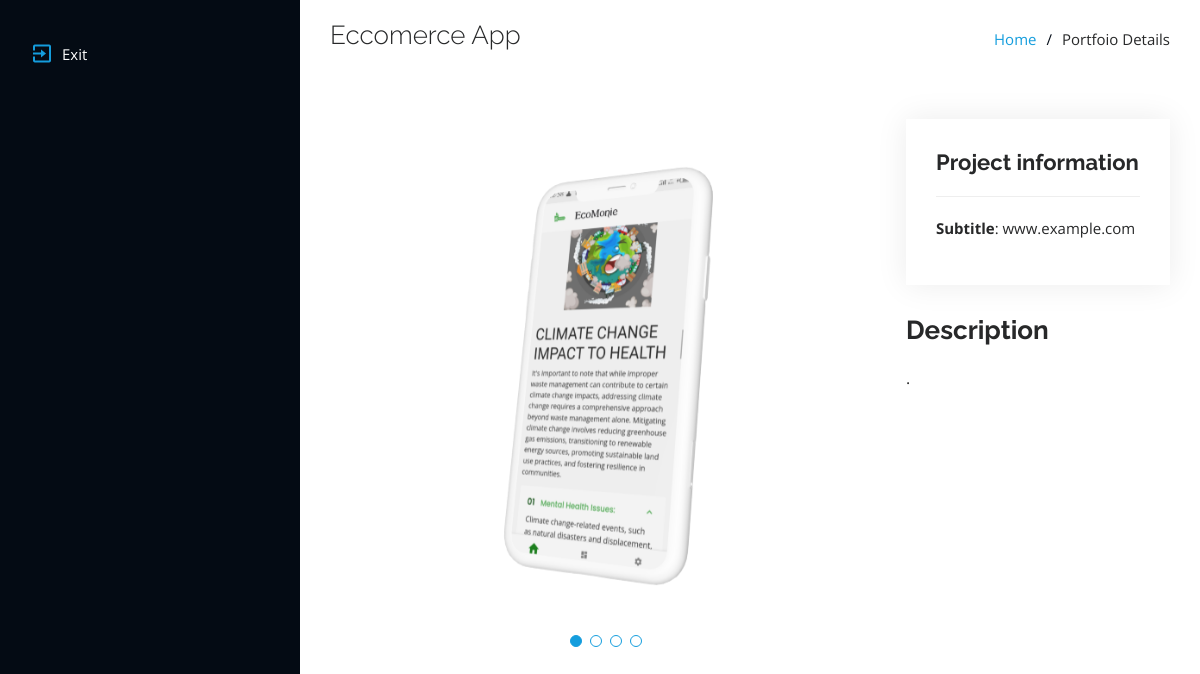
Page /portfolio/detail/3 on the committed database.
### MainApp/models.py (models this page shows, shortened)
class PortfolioDetail(models.Model):
    category = models.ForeignKey("PortfolioCategory", on_delete = models.CASCADE)
    title = models.CharField(max_length=255)
    fields = models.ManyToManyField("PortfolioDetailList")
    images = models.ManyToManyField("PortfolioGallery")
    description = models.TextField()
    created_at = models.DateTimeField(default=timezone.now, editable=False)
    updated_at = models.DateTimeField(default=timezone.now)
    class Meta:
        ordering = ["-updated_at", "-created_at"]

class PortfolioGallery(models.Model):
    image = models.ImageField(upload_to="thumbnail/img/portfolios/portfolio/")
    created_at = models.DateTimeField(default=timezone.now, editable=False)
    updated_at = models.DateTimeField(default=timezone.now)
    class Meta:
        ordering = ["-updated_at", "-created_at"]

class PortfolioDetailList(models.Model):
    title = models.CharField(max_length=255)
    subtitle = models.CharField(max_length=255)
    created_at = models.DateTimeField(default=timezone.now, editable=False)
    updated_at = models.DateTimeField(default=timezone.now)
    class Meta:
        ordering = ["-updated_at", "-created_at"]

### MainApp/views.py (the view)
# urls.py: path('detail/<int:pk>', detail, name="detail"),
def detail(request, pk):
    my_portfolio_detail = PortfolioDetail.objects.get(id=pk)
    context = {'detail': my_portfolio_detail}
    return render(request, "ProjectsApi/portfolio-details.html", context)

### MainApp/templates/ProjectsApi/portfolio-details.html (shortened to what this page needs)
{% extends "ProjectsApi/base.html" %}
{% block body %}
{% load static %}
  <header id="header">
    <div class="d-flex flex-column">
      <nav id="navbar" class="nav-menu navbar">
        <ul>
          <li><a href="javascript:history.back()" class="nav-link scrollto active"><i class="bx bx-exit"></i> <span>Exit</span></a></li>
        </ul>
      </nav>
    </div>
  </header>
  <main id="main">
    <section id="breadcrumbs" class="breadcrumbs">
      <div class="container">
        <div class="d-flex justify-content-between align-items-center">
          <h2>{{ detail.title }}</h2>
          <ol>
            <li><a href="javascript:history.back()">Home</a></li>
            <li>Portfoio Details</li>
          </ol>
        </div>
      </div>
    </section>
    <section id="portfolio-details" class="portfolio-details">
      <div class="container">
        <div class="row gy-4">
          <div class="col-lg-8">
            <div class="portfolio-details-slider swiper">
              <div class="swiper-wrapper align-items-center">
                {% for image in detail.images.all %}
                <div class="swiper-slide">
                  <img src="{{ image.image.url }}" alt="">
                </div>
                {% endfor %}
              </div>
              <div class="swiper-pagination"></div>
            </div>
          </div>
          <div class="col-lg-4">
            <div class="portfolio-info">
              <h3>Project information</h3>
              <ul>
                {% for field in detail.fields.all %}
                  {% if field.subtitle %}
                    {% if field.subtitle|urlize == field.subtitle %}
                      <li><strong>Project URL</strong>: <a href="{{ field.subtitle }}" target="_blank">{{ field.subtitle }}</a></li>
                    {% else %}
                      <li><strong>Subtitle</strong>: {{ field.subtitle }}</li>
                    {% endif %}
                  {% endif %}
                {% endfor %}
              </ul>
            </div>
            <div class="portfolio-description">
              <h2>Description</h2>
              <p>
                {{ detail.description }}
              </p>
            </div>
          </div>
        </div>
      </div>
    </section>
  </main>
  {% endblock body %}

### MainApp/static/ProjectsApi/assets/css/style.css (style rules this page uses)
:root { --color: #272829; --secondary-color: #926161; --font-family: "Open Sans", sans-serif; --headings-font-family: "Raleway", sans-serif; --headings2-font-family: "Poppins", sans-serif; --link-color: #149ddd; --link-hover-color: #37b3ed; --link-active-color: #2eafec; --link-focus-color: #a8a9b4; --link-focus2-color: #6f7180; --link-focus3-color: #343a40; --background: #fff; --header-background: #040b14; --border-color: #2c2f3f; --link-background: #212431; --hero-background: rgba(5, 13, 24, 0.3); --section-background: #f5f8fd; --section-title-color: #173b6c; --section-title-after-color: #149ddd; --section-title-before-color: #122f57; --title-color: #050d18; --title-hover-color: #1f5297; --background2-color: #dce8f8; --h5-color: #e4edf9; --wrap-color-before: rgba(255, 255, 255, 0.5); --shadow-color: rgba(0, 0, 0, 0.1); --scrim-color: #111; --h4-color: #999; --background3-color: #c3e8fa; --error-color: red; --error-background-color: #ed3c0d; --success-color: #18d26e; }
body { font-family: var(--font-family); color: var(--color); }
a { color: var(--link-color); text-decoration: none; }
h1, h2, h3, h4, h5, h6 { font-family: var(--headings-font-family); }
#header { position: fixed; top: 0; left: 0; bottom: 0; width: 300px; transition: all ease-in-out 0.5s; z-index: 9997; transition: all 0.5s; padding: 0 15px; background: var(--header-background); overflow-y: auto; }
#main { margin-left: 300px; }
.container, .container-fluid { padding-left: 30px; padding-right: 30px; }
.nav-menu { padding: 30px 0 0 0; }
.nav-menu * { margin: 0; padding: 0; list-style: none; }
.nav-menu>ul>li { position: relative; white-space: nowrap; }
.nav-menu a, .nav-menu a:focus { display: flex; align-items: center; color: var(--link-focus-color); padding: 12px 15px; margin-bottom: 8px; transition: 0.3s; font-size: 15px; }
.nav-menu a i, .nav-menu a:focus i { font-size: 24px; padding-right: 8px; color: var(--link-focus2-color); }
.nav-menu a:hover, .nav-menu .active, .nav-menu .active:focus, .nav-menu li:hover>a { text-decoration: none; color: var(--background); }
.nav-menu a:hover i, .nav-menu .active i, .nav-menu .active:focus i, .nav-menu li:hover>a i { color: var(--section-title-after-color); }
section { padding: 60px 0; overflow: hidden; }
.portfolio-details { padding-top: 40px; }
.portfolio-details .portfolio-details-slider img { width: 100%; }
.portfolio-details .portfolio-details-slider .swiper-pagination { margin-top: 20px; position: relative; }
.portfolio-details .portfolio-info { padding: 30px; box-shadow: 0px 0 30px rgba(5, 13, 24, 0.08); }
.portfolio-details .portfolio-info h3 { font-size: 22px; font-weight: 700; margin-bottom: 20px; padding-bottom: 20px; border-bottom: 1px solid #eee; }
.portfolio-details .portfolio-info ul { list-style: none; padding: 0; font-size: 15px; }
.portfolio-details .portfolio-description { padding-top: 30px; }
.portfolio-details .portfolio-description h2 { font-size: 26px; font-weight: 700; margin-bottom: 20px; }
.portfolio-details .portfolio-description p { padding: 0; }
.breadcrumbs { padding: 20px 0; background: var(--background); }
.breadcrumbs h2 { font-size: 26px; font-weight: 300; }
.breadcrumbs ol { display: flex; flex-wrap: wrap; list-style: none; padding: 0; margin: 0; font-size: 15px; }
.breadcrumbs ol li+li { padding-left: 10px; }
.breadcrumbs ol li+li::before { display: inline-block; padding-right: 10px; color: var(--title-color); content: "/"; }

### rows in the picture
PortfolioDetail: title "Eccomerce App", description "."
PortfolioGallery: image (picture)
PortfolioDetailList: subtitle "www.example.com"
